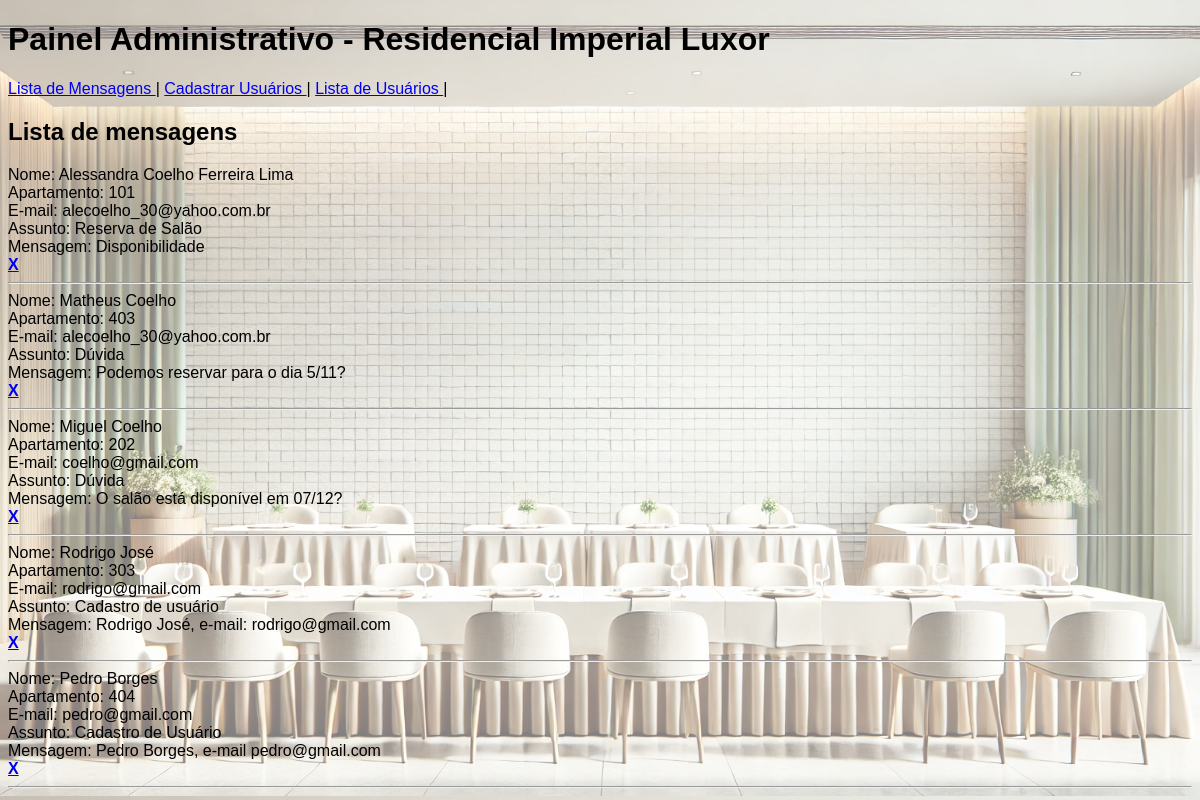
The page /projeto_reserva_salao-main/Projeto_final_web/admin/index.php?pg=lista_msg on the database its author committed.
### tables this page shows
CREATE TABLE `contato` (
  `id` int(11) NOT NULL,
  `nome` varchar(100) DEFAULT NULL,
  `apartamento` int(3) DEFAULT NULL,
  `email` varchar(100) DEFAULT NULL,
  `assunto` varchar(50) DEFAULT NULL,
  `mensagem` text DEFAULT NULL
);

### projeto_reserva_salao-main/Projeto_final_web/admin/lista_msg.php (the view, shortened to what this page needs)
<h2>Lista de mensagens</h2>
<?php
    include_once("../config.inc.php");
    $sql = mysqli_query($conexao,"SELECT * FROM contato");
    while($tabela = mysqli_fetch_array($sql)){
        echo "Nome: $tabela[nome] <br>";
        echo "Apartamento: $tabela[apartamento] <br>";
        echo "E-mail: $tabela[email] <br>";
        echo "Assunto: $tabela[assunto] <br>";
        echo "Mensagem: $tabela[mensagem] <br>";
        echo "<a href=?pg=excluir&id=$tabela[id]><b>X</b></a>";
        echo "<hr>";
    }

### rows shown on the page
contato: nome "Alessandra Coelho Ferreira Lima", apartamento "101", email "alecoelho_30@yahoo.com.br", assunto "Reserva de Salão", mensagem "Disponibilidade"
contato: nome "Matheus Coelho", apartamento "403", email "alecoelho_30@yahoo.com.br", assunto "Dúvida", mensagem "Podemos reservar para o dia 5/11?"
contato: nome "Miguel Coelho", apartamento "202", email "coelho@gmail.com", assunto "Dúvida", mensagem "O salão está disponível em 07/12?"
contato: nome "Rodrigo José", apartamento "303", email "rodrigo@gmail.com", assunto "Cadastro de usuário", mensagem "Rodrigo José, e-mail: rodrigo@gmail.com"
contato: nome "Pedro Borges", apartamento "404", email "pedro@gmail.com", assunto "Cadastro de Usuário", mensagem "Pedro Borges, e-mail pedro@gmail.com"
